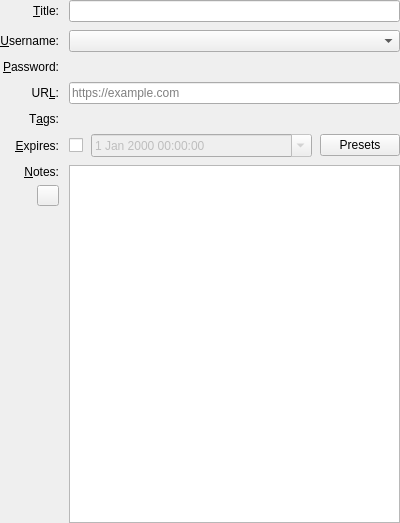
<?xml version="1.0" encoding="UTF-8"?>
<ui version="4.0">
 <class>EditEntryWidgetMain</class>
 <widget class="QScrollArea" name="EditEntryWidgetMain">
  <property name="geometry">
   <rect>
    <x>0</x>
    <y>0</y>
    <width>400</width>
    <height>523</height>
   </rect>
  </property>
  <property name="windowTitle">
   <string>Edit Entry</string>
  </property>
  <property name="frameShape">
   <enum>QFrame::Shape::NoFrame</enum>
  </property>
  <property name="frameShadow">
   <enum>QFrame::Shadow::Plain</enum>
  </property>
  <property name="horizontalScrollBarPolicy">
   <enum>Qt::ScrollBarPolicy::ScrollBarAlwaysOff</enum>
  </property>
  <property name="sizeAdjustPolicy">
   <enum>QAbstractScrollArea::SizeAdjustPolicy::AdjustToContents</enum>
  </property>
  <property name="widgetResizable">
   <bool>true</bool>
  </property>
  <widget class="QWidget" name="container">
   <property name="geometry">
    <rect>
     <x>0</x>
     <y>0</y>
     <width>400</width>
     <height>523</height>
    </rect>
   </property>
   <layout class="QGridLayout" name="gridLayout" columnstretch="0,1">
    <property name="leftMargin">
     <number>0</number>
    </property>
    <property name="topMargin">
     <number>0</number>
    </property>
    <property name="rightMargin">
     <number>0</number>
    </property>
    <property name="bottomMargin">
     <number>0</number>
    </property>
    <property name="horizontalSpacing">
     <number>10</number>
    </property>
    <property name="verticalSpacing">
     <number>8</number>
    </property>
    <item row="0" column="1">
     <widget class="QLineEdit" name="titleEdit">
      <property name="accessibleName">
       <string>Title field</string>
      </property>
     </widget>
    </item>
    <item row="1" column="0">
     <widget class="QLabel" name="usernameLabel">
      <property name="text">
       <string>&amp;Username:</string>
      </property>
      <property name="alignment">
       <set>Qt::AlignmentFlag::AlignRight|Qt::AlignmentFlag::AlignTrailing|Qt::AlignmentFlag::AlignVCenter</set>
      </property>
      <property name="buddy">
       <cstring>usernameComboBox</cstring>
      </property>
     </widget>
    </item>
    <item row="2" column="1">
     <widget class="PasswordWidget" name="passwordEdit" native="true">
      <property name="focusPolicy">
       <enum>Qt::FocusPolicy::StrongFocus</enum>
      </property>
      <property name="accessibleName">
       <string>Password field</string>
      </property>
     </widget>
    </item>
    <item row="8" column="1">
     <layout class="QVBoxLayout" name="verticalLayout_2">
      <item>
       <widget class="QPlainTextEdit" name="notesEdit">
        <property name="sizePolicy">
         <sizepolicy hsizetype="Expanding" vsizetype="Expanding">
          <horstretch>0</horstretch>
          <verstretch>1</verstretch>
         </sizepolicy>
        </property>
        <property name="minimumSize">
         <size>
          <width>0</width>
          <height>100</height>
         </size>
        </property>
        <property name="accessibleName">
         <string>Notes field</string>
        </property>
        <property name="tabStopDistance">
         <double>10.000000000000000</double>
        </property>
       </widget>
      </item>
     </layout>
    </item>
    <item row="0" column="0">
     <widget class="QLabel" name="titleLabel">
      <property name="text">
       <string>&amp;Title:</string>
      </property>
      <property name="alignment">
       <set>Qt::AlignmentFlag::AlignRight|Qt::AlignmentFlag::AlignTrailing|Qt::AlignmentFlag::AlignVCenter</set>
      </property>
      <property name="buddy">
       <cstring>titleEdit</cstring>
      </property>
     </widget>
    </item>
    <item row="2" column="0">
     <widget class="QLabel" name="passwordLabel">
      <property name="text">
       <string>&amp;Password:</string>
      </property>
      <property name="alignment">
       <set>Qt::AlignmentFlag::AlignRight|Qt::AlignmentFlag::AlignTrailing|Qt::AlignmentFlag::AlignVCenter</set>
      </property>
      <property name="buddy">
       <cstring>passwordEdit</cstring>
      </property>
     </widget>
    </item>
    <item row="1" column="1">
     <widget class="QComboBox" name="usernameComboBox">
      <property name="focusPolicy">
       <enum>Qt::FocusPolicy::StrongFocus</enum>
      </property>
      <property name="accessibleName">
       <string>Username field</string>
      </property>
     </widget>
    </item>
    <item row="5" column="1">
     <widget class="TagsEdit" name="tagsList" native="true">
      <property name="focusPolicy">
       <enum>Qt::FocusPolicy::StrongFocus</enum>
      </property>
      <property name="accessibleName">
       <string>Tags list</string>
      </property>
     </widget>
    </item>
    <item row="7" column="1">
     <layout class="QHBoxLayout" name="horizontalLayout_2" stretch="0,1,0">
      <property name="spacing">
       <number>8</number>
      </property>
      <item>
       <widget class="QCheckBox" name="expireCheck">
        <property name="toolTip">
         <string>Toggle expiration</string>
        </property>
        <property name="accessibleName">
         <string>Toggle expiration</string>
        </property>
        <property name="text">
         <string/>
        </property>
       </widget>
      </item>
      <item>
       <widget class="QDateTimeEdit" name="expireDatePicker">
        <property name="enabled">
         <bool>false</bool>
        </property>
        <property name="accessibleName">
         <string>Expiration field</string>
        </property>
        <property name="calendarPopup">
         <bool>true</bool>
        </property>
       </widget>
      </item>
      <item>
       <widget class="QPushButton" name="expirePresets">
        <property name="sizePolicy">
         <sizepolicy hsizetype="Fixed" vsizetype="Fixed">
          <horstretch>0</horstretch>
          <verstretch>0</verstretch>
         </sizepolicy>
        </property>
        <property name="toolTip">
         <string>Expiration Presets</string>
        </property>
        <property name="accessibleName">
         <string>Expiration presets</string>
        </property>
        <property name="text">
         <string>Presets</string>
        </property>
       </widget>
      </item>
     </layout>
    </item>
    <item row="3" column="0">
     <widget class="QLabel" name="urlLabel">
      <property name="text">
       <string>UR&amp;L:</string>
      </property>
      <property name="alignment">
       <set>Qt::AlignmentFlag::AlignRight|Qt::AlignmentFlag::AlignTrailing|Qt::AlignmentFlag::AlignVCenter</set>
      </property>
      <property name="buddy">
       <cstring>urlEdit</cstring>
      </property>
     </widget>
    </item>
    <item row="3" column="1">
     <layout class="QHBoxLayout" name="horizontalLayout_6">
      <property name="spacing">
       <number>8</number>
      </property>
      <item>
       <widget class="URLEdit" name="urlEdit">
        <property name="accessibleName">
         <string>Url field</string>
        </property>
        <property name="placeholderText">
         <string notr="true">https://example.com</string>
        </property>
       </widget>
      </item>
     </layout>
    </item>
    <item row="8" column="0">
     <layout class="QVBoxLayout" name="verticalLayout">
      <item>
       <widget class="QLabel" name="notesLabel">
        <property name="text">
         <string>&amp;Notes:</string>
        </property>
        <property name="alignment">
         <set>Qt::AlignmentFlag::AlignRight|Qt::AlignmentFlag::AlignTrailing|Qt::AlignmentFlag::AlignVCenter</set>
        </property>
        <property name="buddy">
         <cstring>notesEdit</cstring>
        </property>
       </widget>
      </item>
      <item>
       <layout class="QHBoxLayout" name="horizontalLayout_3">
        <property name="topMargin">
         <number>6</number>
        </property>
        <item>
         <spacer name="horizontalSpacer">
          <property name="orientation">
           <enum>Qt::Orientation::Horizontal</enum>
          </property>
          <property name="sizeHint" stdset="0">
           <size>
            <width>5</width>
            <height>20</height>
           </size>
          </property>
         </spacer>
        </item>
        <item>
         <widget class="QToolButton" name="revealNotesButton">
          <property name="toolTip">
           <string>Toggle notes visibility</string>
          </property>
          <property name="accessibleName">
           <string>Toggle notes visibility</string>
          </property>
          <property name="iconSize">
           <size>
            <width>14</width>
            <height>14</height>
           </size>
          </property>
          <property name="checkable">
           <bool>true</bool>
          </property>
         </widget>
        </item>
       </layout>
      </item>
      <item>
       <spacer name="verticalSpacer">
        <property name="orientation">
         <enum>Qt::Orientation::Vertical</enum>
        </property>
        <property name="sizeHint" stdset="0">
         <size>
          <width>20</width>
          <height>40</height>
         </size>
        </property>
       </spacer>
      </item>
     </layout>
    </item>
    <item row="5" column="0">
     <widget class="QLabel" name="tagsLabel">
      <property name="text">
       <string>T&amp;ags:</string>
      </property>
      <property name="alignment">
       <set>Qt::AlignmentFlag::AlignRight|Qt::AlignmentFlag::AlignTrailing|Qt::AlignmentFlag::AlignVCenter</set>
      </property>
      <property name="buddy">
       <cstring>tagsList</cstring>
      </property>
     </widget>
    </item>
    <item row="7" column="0">
     <widget class="QLabel" name="expireLabel">
      <property name="text">
       <string>&amp;Expires:</string>
      </property>
      <property name="alignment">
       <set>Qt::AlignmentFlag::AlignRight|Qt::AlignmentFlag::AlignTrailing|Qt::AlignmentFlag::AlignVCenter</set>
      </property>
      <property name="buddy">
       <cstring>expireCheck</cstring>
      </property>
     </widget>
    </item>
   </layout>
  </widget>
 </widget>
 <customwidgets>
  <customwidget>
   <class>TagsEdit</class>
   <extends>QWidget</extends>
   <header>gui/tag/TagsEdit.h</header>
   <container>1</container>
  </customwidget>
  <customwidget>
   <class>URLEdit</class>
   <extends>QLineEdit</extends>
   <header>gui/URLEdit.h</header>
   <container>1</container>
  </customwidget>
  <customwidget>
   <class>PasswordWidget</class>
   <extends>QWidget</extends>
   <header>gui/PasswordWidget.h</header>
   <container>1</container>
  </customwidget>
 </customwidgets>
 <tabstops>
  <tabstop>titleEdit</tabstop>
  <tabstop>usernameComboBox</tabstop>
  <tabstop>passwordEdit</tabstop>
  <tabstop>urlEdit</tabstop>
  <tabstop>tagsList</tabstop>
  <tabstop>expireCheck</tabstop>
  <tabstop>expireDatePicker</tabstop>
  <tabstop>expirePresets</tabstop>
  <tabstop>revealNotesButton</tabstop>
  <tabstop>notesEdit</tabstop>
 </tabstops>
 <resources/>
 <connections/>
</ui>
